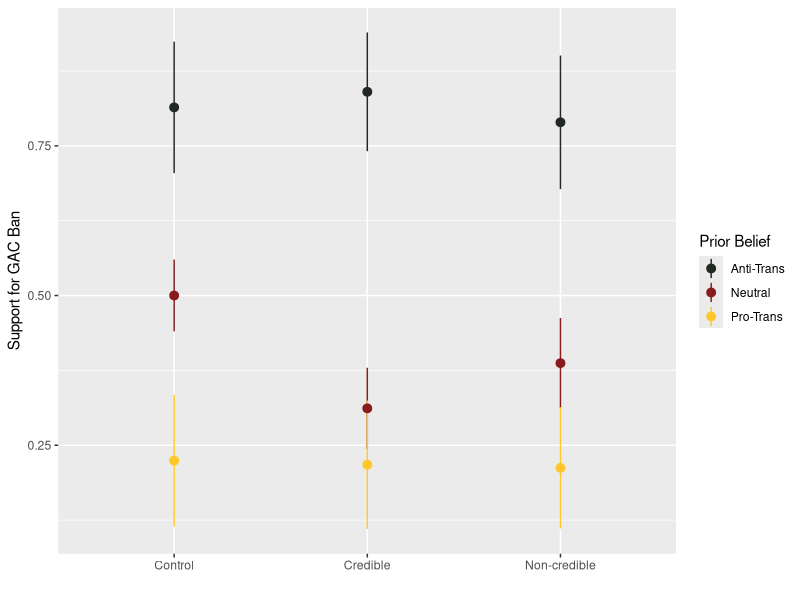
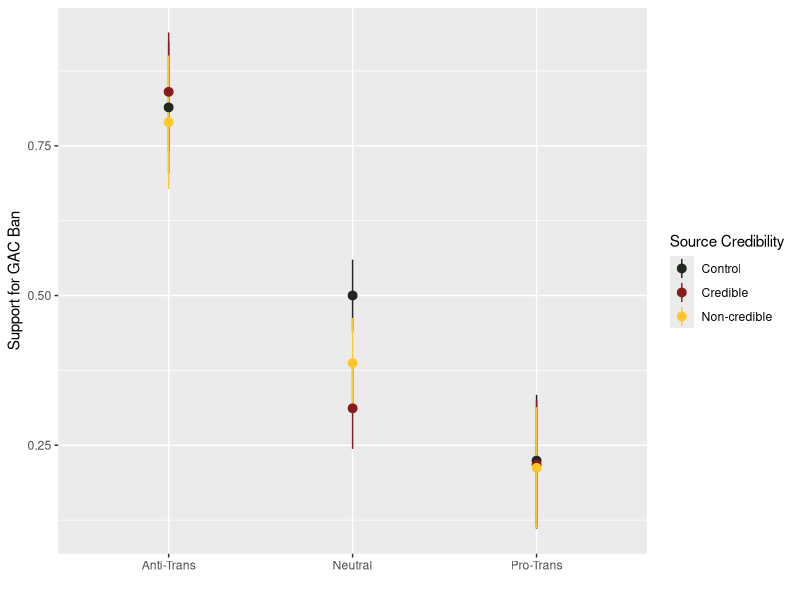

Recreate these plots in R, in order.
## ---- chunk 1
library(tidyverse)
library(ggplot2)
knitr::opts_chunk$set(echo = TRUE)
## ---- chunk 2
# create sample groups
sample_df <- data.frame(
  participant_id = c(1:250),
  exposure = c(rep("control", 84), rep("credible", 83), rep("non-credible", 83))
  )

# create random outcome data
outcome_df <- sample_df %>%
  rowwise() %>%
  mutate(prior_belief = runif(1, 0, 1)) %>%
  mutate(prior_belief_cat = case_when(
    prior_belief < 0.4 ~ "pro-trans",
    prior_belief < 0.6 ~ "neutral", 
    TRUE ~ "anti-trans"
  )) %>%
  mutate(support_ban = case_when(
    exposure == "credible" & prior_belief_cat == "neutral" ~ prior_belief - runif(1, 0.1, 0.3),
    exposure == "non-credible" & prior_belief_cat == "neutral" ~ prior_belief - runif(1, 0.0, 0.2),
    TRUE ~ prior_belief
    ))

# collapse to group-level analysis dataset
results_df <- outcome_df %>%
  group_by(exposure, prior_belief_cat) %>%
  summarize(avg_support_ban = mean(support_ban),
            sd_support_ban = sd(support_ban),
            avg_prior_belief = mean(prior_belief),
            sd_prior_belief = sd(prior_belief))
## ---- chunk 3
jpeg("exposure_impacts_support.jpeg", 6, 4, units="in", res=300)
# Support for bans
results_df %>%
  ggplot() +
  geom_pointrange(aes(x = exposure,
                      y = avg_support_ban,
                      ymin = avg_support_ban - sd_support_ban,
                      ymax = avg_support_ban + sd_support_ban,
                      color = prior_belief_cat)
                  ) + 
  scale_color_manual(values = c("#212721", "#881c1c", "#ffc72c"),
                     name = "Prior Belief",
                     labels = c("Anti-Trans", "Neutral", "Pro-Trans")) +
  scale_x_discrete(labels = c("Control", "Credible", "Non-credible")) + 
  labs(x = "", y = "Support for GAC Ban")
dev.off()

png("beliefs_impact_support.png", 400, 400)
results_df %>%
  ggplot() +
  geom_pointrange(aes(x = prior_belief_cat,
                      y = avg_support_ban,
                      ymin = avg_support_ban - sd_support_ban,
                      ymax = avg_support_ban + sd_support_ban,
                      color = exposure)
                  ) + 
  scale_color_manual(values = c("#212721", "#881c1c", "#ffc72c"),
                     name = "Source Credibility",
                     labels = c("Control", "Credible", "Non-credible")) +
  scale_x_discrete(labels = c("Anti-Trans", "Neutral", "Pro-Trans")) + 
  labs(x = "", y = "Support for GAC Ban")
dev.off()

# Impact of prior beliefs on beliefs
# results_df %>%
#   pivot_longer(avg_support_ban:sd_prior_belief,
#                names_to = c("stat", "test"),
#                names_sep = "_") %>%
#   pivot_wider(id_cols = all_of(c("exposure", "test")), names_from = stat) %>%
#   ggplot() +
#   geom_pointrange(aes(x = test,
#                       y = avg,
#                       ymin = avg - sd,
#                       ymax = avg + sd,
#                       color = exposure)
#                   ) + 
#   scale_color_manual(values = c("#212721", "#881c1c", "#ffc72c"),
#                      name = "Source Credibility",
#                      labels = c("Control", "Credible", "Non-credible")) +
#   scale_x_discrete(labels = c("Pre", "Post")) + 
#   labs(x = "", y = "Support for GAC Ban")
